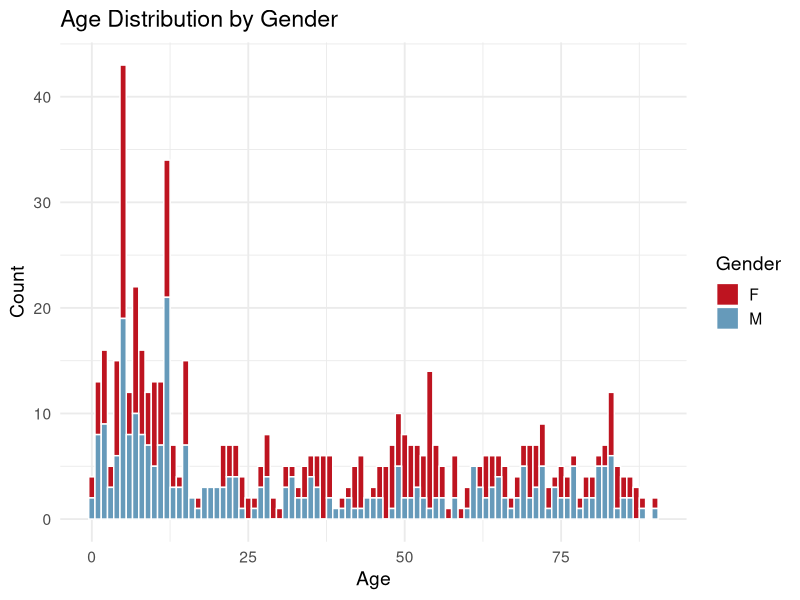
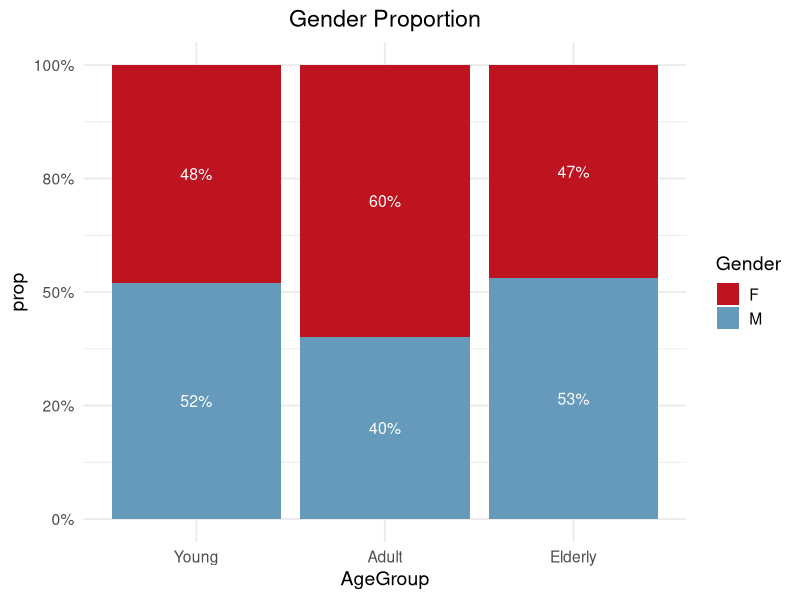
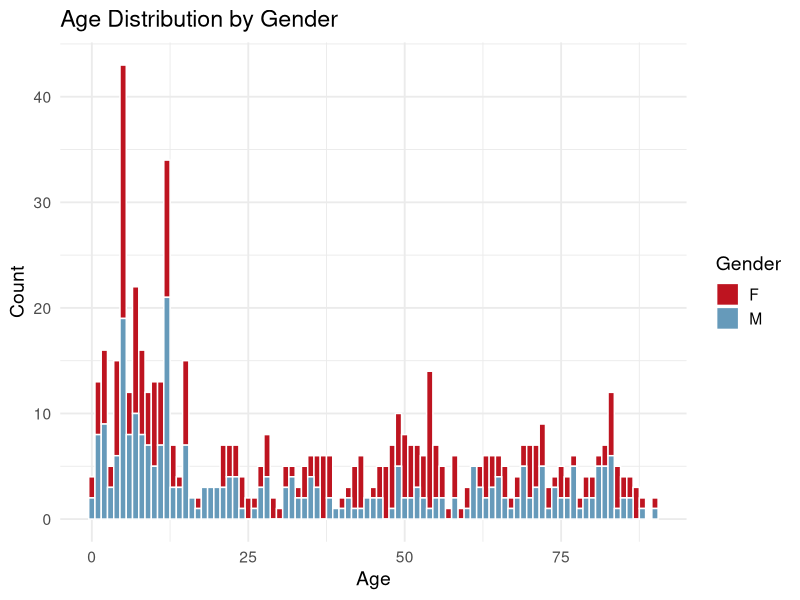
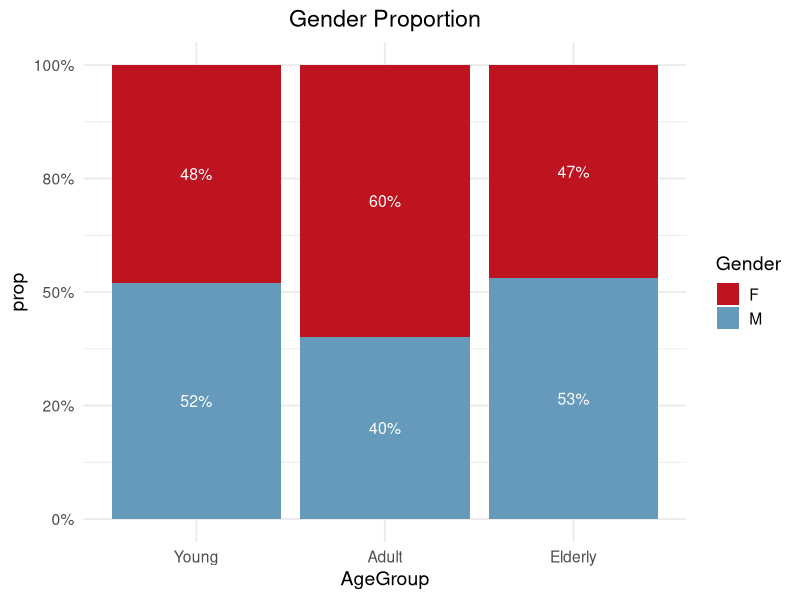

These figures' R source, in order: (Note: this script raises an error after producing the figures.)
# R包
library(readxl)
library(ggplot2)
library(dplyr)
library(scales)
library(tidyr)
library(ggpubr)
library(pheatmap)
library(reshape2)
library(VIM)

# Sample导入 ----
Sample <- read_excel("01_rawdata/Sample.xlsx")
View(Sample)
Sample <- data.frame(Sample)

# 统计分析 ----
## 年龄分布展示----


ggplot(Sample, aes(x = Age, fill = Gender)) +
  geom_histogram(binwidth = 1, position = "stack", color = "white") +
  scale_fill_manual(values = c("M" = "#669aba", "F" = "#be1420")) +
  labs(title = "Age Distribution by Gender",
       x = "Age", y = "Count", fill = "Gender") +
  theme_minimal(base_size = 14)
ggsave("Age Distribution by Gender.pdf",
       width = 8, height = 6, dpi = 300, bg = "white")

## 男女比例 ----
# 计算每组比例
plot_data <- Sample %>%
  group_by(AgeGroup, Gender) %>%
  summarise(n = n(), .groups = "drop") %>%
  group_by(AgeGroup) %>%
  mutate(prop = n / sum(n),
         label = percent(prop, accuracy = 1))  # 百分比标签

# 画图
setwd("./04_figure/")
AgeGroup_order <- c("Young", "Adult", "Elderly")
plot_data$AgeGroup <- factor(plot_data$AgeGroup, levels = AgeGroup_order)

ggplot(plot_data, aes(x = AgeGroup, y = prop, fill = Gender)) +
  geom_bar(stat = "identity", position = "stack") +
  geom_text(aes(label = label),
            position = position_stack(vjust = 0.5), size = 4, color = "white") +
  scale_y_continuous(labels = scales::percent_format(accuracy = 10)) +
  scale_fill_manual(values = c("M" = "#669aba", "F" = "#be1420")) + 
  ggtitle("Gender Proportion") +
  theme_minimal(base_size = 14) +
  theme(legend.position = "right",
        plot.title = element_text(hjust = 0.5))
ggsave("SexRatio_by_AgeGroup.pdf",
       width = 6, height = 8, dpi = 300, bg = "white")




## 各亚组血常规指标 ----
blood_vars <- c("WBC", "NEU_count", "LYM_count", "MONO_count", "EOS_count", "BASO_count", 
                "NEU_percent", "LYM_percent", "MONO_percent", "EOS_percent", "BASO_percent",
                "RBC", "HGB", "HCT", "PLT")
### 统计描述（均值、标准差、中位数、IQR）----
desc_stats <- Sample %>%
  group_by(SubGroup) %>%
  summarise(across(all_of(blood_vars), list(mean = ~mean(.x, na.rm=TRUE),
                                            sd = ~sd(.x, na.rm=TRUE),
                                            median = ~median(.x, na.rm=TRUE),
                                            IQR = ~IQR(.x, na.rm=TRUE))))
print(desc_stats)

long_data <- Sample %>%
  select(SubGroup, all_of(blood_vars)) %>%
  pivot_longer(cols = -SubGroup, names_to = "Indicator", values_to = "Value")

# 先定义因子顺序
subgroup_levels <- c("Young_1", "Young_2", "Young_3", "Young_4",
                     "Adult_1", "Adult_2", "Adult_3", "Adult_4",
                     "Elderly_1", "Elderly_2", "Elderly_3")

# 在 long_data 中设置 SubGroup 为因子并指定顺序
long_data$SubGroup <- factor(long_data$SubGroup, levels = subgroup_levels)


ggplot(long_data, aes(x = SubGroup, y = Value, fill = SubGroup)) +
  geom_boxplot(outlier.shape = NA) +
  geom_jitter(width = 0.2, alpha = 0.4, size = 0.5) +
  facet_wrap(~ Indicator, scales = "free_y", ncol = 4) +
  theme_minimal(base_size = 12) +
  theme(axis.text.x = element_text(angle = 45, hjust = 1)) +
  labs(title = "Blood routine indicators distribution by SubGroup", x = "SubGroup", y = "Number")
ggsave("Blood routine indicators distribution by SubGroup.pdf",
       width = 12, height = 9, dpi = 300, bg = "white")

### 按AgeGroup统计最大值、最小值、均值
agegroup_stats <- Sample %>%
  group_by(AgeGroup) %>%
  summarise(across(all_of(blood_vars),
                   list(Min = ~min(.x, na.rm = TRUE),
                        Max = ~max(.x, na.rm = TRUE),
                        Mean = ~mean(.x, na.rm = TRUE)),
                   .names = "{.col}_{.fn}"))

### 按SubGroup统计最大值、最小值、均值
subgroup_stats <- Sample %>%
  group_by(SubGroup) %>%
  summarise(across(all_of(blood_vars),
                   list(Min = ~min(.x, na.rm = TRUE),
                        Max = ~max(.x, na.rm = TRUE),
                        Mean = ~mean(.x, na.rm = TRUE)),
                   .names = "{.col}_{.fn}"))
setwd("../03_result/")
write.xlsx(agegroup_stats, "AgeGroup_Blood_Stats.xlsx")
write.xlsx(subgroup_stats, "SubGroup_Blood_Stats.xlsx")

# 组间差异检验
# 正态分布假设成立时用ANOVA
# 不满足正态用Kruskal-Wallis非参数检验
# WBC
# 检查正态性


# 批量检验
library(broom)

results <- lapply(blood_vars, function(var){
  formula <- as.formula(paste(var, "~ SubGroup"))
  res <- kruskal.test(formula, data = Sample)
  tidy(res)
})

results_df <- do.call(rbind, results)
results_df$variable <- blood_vars
print(results_df)

library(openxlsx)
setwd("../03_result/")
write.xlsx(results_df, "SubGroup_BloodRoutine_KW_results.xlsx")

# 可视化
# 可视化前先按 p 值排序
results_df_plot <- results_df %>%
  arrange(p.value) %>%
  mutate(Significant = ifelse(p.value < 0.05, "Yes", "No"),
         variable = factor(variable, levels = variable))  # 保持原顺序

ggplot(results_df_plot, aes(x = variable, y = p.value, fill = Significant)) +
  geom_col() +
  geom_hline(yintercept = 0.05, linetype = "dashed", color = "red") +
  scale_fill_manual(values = c("Yes" = "#d62728", "No" = "#1f77b4")) +
  coord_flip() +  # 横向展示，变量多时更清晰
  labs(title = "Kruskal-Wallis Test P-values by Indicator",
       x = "Indicator",
       y = "p-value",
       fill = "Significant (p < 0.05)") +
  theme_minimal(base_size = 13)

setwd("../04_figure/")

Sample$AgeTier <- factor(Sample$AgeTier, levels = c(
  "0-2", "3-6", "7-11", "12-17", "18-30", "31-40", "41-50", "51-59", "60-69", "70-79", "≥80"
))

Sample$AgeGroup <- factor(Sample$AgeGroup, levels = c(
  "Young", "Adult", "Elderly"
))


### WBC----
ggplot(Sample, aes(x = AgeGroup, y = WBC, fill = AgeGroup)) +
  geom_boxplot(outlier.shape = NA, alpha = 0.7) +
  geom_jitter(width = 0.2, alpha = 0.4, color = "black", size = 1) +
  labs(x = "AgeGroup", y = "WBC (10^9/L)", title = "WBC Distribution Across AgeGroup") +
  theme_minimal(base_size = 14) +
  theme(plot.title = element_text(hjust = 0.5)) +
  stat_compare_means(comparisons = list(
    c("Young", "Adult"),
    c("Young", "Elderly"),
    c("Adult", "Elderly")
  ),
  method = "wilcox.test", label = "p.signif")
ggsave("WBC Distribution Across AgeGroup.pdf",
       width = 8, height = 6, dpi = 300, bg = "white")



### NEU_count----
ggplot(Sample, aes(x = AgeTier, y = NEU_count, fill = AgeTier)) +
  geom_boxplot(outlier.shape = NA, alpha = 0.7) +
  geom_jitter(width = 0.2, alpha = 0.4, color = "black", size = 1) +
  labs(title = "NEU_count Distribution Across SubGroups",
       x = "Agetier", y = "NEU_count (10^9/L)") +
  ggtitle("NEU_count Distribution Across Agetier") +
  theme_minimal(base_size = 14) +
  theme(legend.position = "right",
        plot.title = element_text(hjust = 0.5))
ggsave("NEU_count Distribution Across AgeTier.pdf",
       width = 8, height = 6, dpi = 300, bg = "white")



ggplot(Sample, aes(x = AgeGroup, y = NEU_count, fill = AgeGroup)) +
  geom_boxplot(outlier.shape = NA, alpha = 0.7) +
  geom_jitter(width = 0.2, alpha = 0.4, color = "black", size = 1) +
  labs(x = "AgeGroup", y = "NEU_count (10^9/L)", title = "NEU_count Distribution Across AgeGroup") +
  theme_minimal(base_size = 14) +
  theme(plot.title = element_text(hjust = 0.5)) +
  stat_compare_means(comparisons = list(
    c("Young", "Adult"),
    c("Young", "Elderly"),
    c("Adult", "Elderly")
  ),
  method = "wilcox.test", label = "p.signif")
ggsave("NEU_count Distribution Across AgeGroup.pdf",
       width = 8, height = 6, dpi = 300, bg = "white")

### RBC----
ggplot(Sample, aes(x = AgeGroup, y = RBC, fill = AgeGroup)) +
  geom_boxplot(outlier.shape = NA, alpha = 0.7) +
  geom_jitter(width = 0.2, alpha = 0.4, color = "black", size = 1) +
  labs(x = "AgeGroup", y = "RBC (10^12/L)", title = "RBC Distribution Across AgeGroup") +
  theme_minimal(base_size = 14) +
  theme(plot.title = element_text(hjust = 0.5)) +
  stat_compare_means(comparisons = list(
    c("Young", "Adult"),
    c("Young", "Elderly"),
    c("Adult", "Elderly")
  ),
  method = "wilcox.test", label = "p.signif")
ggsave("RBC Distribution Across AgeGroup.pdf",
       width = 8, height = 6, dpi = 300, bg = "white")

### LYM_count----
ggplot(Sample, aes(x = AgeGroup, y = LYM_count, fill = AgeGroup)) +
  geom_boxplot(outlier.shape = NA, alpha = 0.7) +
  geom_jitter(width = 0.2, alpha = 0.4, color = "black", size = 1) +
  labs(x = "AgeGroup", y = "LYM_count (10^9/L)", title = "LYM_count Distribution Across AgeGroup") +
  theme_minimal(base_size = 14) +
  theme(plot.title = element_text(hjust = 0.5)) +
  stat_compare_means(comparisons = list(
    c("Young", "Adult"),
    c("Young", "Elderly"),
    c("Adult", "Elderly")
  ),
  method = "wilcox.test", label = "p.signif")
ggsave("LYM_count Distribution Across AgeGroup.pdf",
       width = 8, height = 6, dpi = 300, bg = "white")

### MONO_count----
ggplot(Sample, aes(x = AgeGroup, y = MONO_count, fill = AgeGroup)) +
  geom_boxplot(outlier.shape = NA, alpha = 0.7) +
  geom_jitter(width = 0.2, alpha = 0.4, color = "black", size = 1) +
  labs(x = "AgeGroup", y = "MONO_count (10^9/L)", title = "MONO_count Distribution Across AgeGroup") +
  theme_minimal(base_size = 14) +
  theme(plot.title = element_text(hjust = 0.5)) +
  stat_compare_means(comparisons = list(
    c("Young", "Adult"),
    c("Young", "Elderly"),
    c("Adult", "Elderly")
  ),
  method = "wilcox.test", label = "p.signif")
ggsave("MONO_count Distribution Across AgeGroup.pdf",
       width = 8, height = 6, dpi = 300, bg = "white")

### EOS_count----
ggplot(Sample, aes(x = AgeGroup, y = EOS_count, fill = AgeGroup)) +
  geom_boxplot(outlier.shape = NA, alpha = 0.7) +
  geom_jitter(width = 0.2, alpha = 0.4, color = "black", size = 1) +
  labs(x = "AgeGroup", y = "EOS_count (10^9/L)", title = "EOS_count Distribution Across AgeGroup") +
  theme_minimal(base_size = 14) +
  theme(plot.title = element_text(hjust = 0.5)) +
  stat_compare_means(comparisons = list(
    c("Young", "Adult"),
    c("Young", "Elderly"),
    c("Adult", "Elderly")
  ),
  method = "wilcox.test", label = "p.signif")
ggsave("EOS_count Distribution Across AgeGroup.pdf",
       width = 8, height = 6, dpi = 300, bg = "white")

### BASO_count----
ggplot(Sample, aes(x = AgeGroup, y = BASO_count, fill = AgeGroup)) +
  geom_boxplot(outlier.shape = NA, alpha = 0.7) +
  geom_jitter(width = 0.2, alpha = 0.4, color = "black", size = 1) +
  labs(x = "AgeGroup", y = "BASO_count (10^9/L)", title = "BASO_count Distribution Across AgeGroup") +
  theme_minimal(base_size = 14) +
  theme(plot.title = element_text(hjust = 0.5)) +
  stat_compare_means(comparisons = list(
    c("Young", "Adult"),
    c("Young", "Elderly"),
    c("Adult", "Elderly")
  ),
  method = "wilcox.test", label = "p.signif")
ggsave("BASO_count Distribution Across AgeGroup.pdf",
       width = 8, height = 6, dpi = 300, bg = "white")

### NEU_percent----
ggplot(Sample, aes(x = AgeGroup, y = NEU_percent, fill = AgeGroup)) +
  geom_boxplot(outlier.shape = NA, alpha = 0.7) +
  geom_jitter(width = 0.2, alpha = 0.4, color = "black", size = 1) +
  labs(x = "AgeGroup", y = "NEU_percent (%)", title = "NEU_percent Distribution Across AgeGroup") +
  theme_minimal(base_size = 14) +
  theme(plot.title = element_text(hjust = 0.5)) +
  stat_compare_means(comparisons = list(
    c("Young", "Adult"),
    c("Young", "Elderly"),
    c("Adult", "Elderly")
  ),
  method = "wilcox.test", label = "p.signif")
ggsave("NEU_percent Distribution Across AgeGroup.pdf",
       width = 8, height = 6, dpi = 300, bg = "white")

### LYM_percent----
ggplot(Sample, aes(x = AgeGroup, y = LYM_percent, fill = AgeGroup)) +
  geom_boxplot(outlier.shape = NA, alpha = 0.7) +
  geom_jitter(width = 0.2, alpha = 0.4, color = "black", size = 1) +
  labs(x = "AgeGroup", y = "LYM_percent (%)", title = "LYM_percent Distribution Across AgeGroup") +
  theme_minimal(base_size = 14) +
  theme(plot.title = element_text(hjust = 0.5)) +
  stat_compare_means(comparisons = list(
    c("Young", "Adult"),
    c("Young", "Elderly"),
    c("Adult", "Elderly")
  ),
  method = "wilcox.test", label = "p.signif")
ggsave("LYM_percent Distribution Across AgeGroup.pdf",
       width = 8, height = 6, dpi = 300, bg = "white")

### MONO_percent----
ggplot(Sample, aes(x = AgeGroup, y = MONO_percent, fill = AgeGroup)) +
  geom_boxplot(outlier.shape = NA, alpha = 0.7) +
  geom_jitter(width = 0.2, alpha = 0.4, color = "black", size = 1) +
  labs(x = "AgeGroup", y = "MONO_percent (%)", title = "MONO_percent Distribution Across AgeGroup") +
  theme_minimal(base_size = 14) +
  theme(plot.title = element_text(hjust = 0.5)) +
  stat_compare_means(comparisons = list(
    c("Young", "Adult"),
    c("Young", "Elderly"),
    c("Adult", "Elderly")
  ),
  method = "wilcox.test", label = "p.signif")
ggsave("MONO_percent Distribution Across AgeGroup.pdf",
       width = 8, height = 6, dpi = 300, bg = "white")

### EOS_percent----
ggplot(Sample, aes(x = AgeGroup, y = EOS_percent, fill = AgeGroup)) +
  geom_boxplot(outlier.shape = NA, alpha = 0.7) +
  geom_jitter(width = 0.2, alpha = 0.4, color = "black", size = 1) +
  labs(x = "AgeGroup", y = "EOS_percent (%)", title = "EOS_percent Distribution Across AgeGroup") +
  theme_minimal(base_size = 14) +
  theme(plot.title = element_text(hjust = 0.5)) +
  stat_compare_means(comparisons = list(
    c("Young", "Adult"),
    c("Young", "Elderly"),
    c("Adult", "Elderly")
  ),
  method = "wilcox.test", label = "p.signif")
ggsave("EOS_percent Distribution Across AgeGroup.pdf",
       width = 8, height = 6, dpi = 300, bg = "white")

### BASO_percent----
ggplot(Sample, aes(x = AgeGroup, y = BASO_percent, fill = AgeGroup)) +
  geom_boxplot(outlier.shape = NA, alpha = 0.7) +
  geom_jitter(width = 0.2, alpha = 0.4, color = "black", size = 1) +
  labs(x = "AgeGroup", y = "BASO_percent (%)", title = "BASO_percent Distribution Across AgeGroup") +
  theme_minimal(base_size = 14) +
  theme(plot.title = element_text(hjust = 0.5)) +
  stat_compare_means(comparisons = list(
    c("Young", "Adult"),
    c("Young", "Elderly"),
    c("Adult", "Elderly")
  ),
  method = "wilcox.test", label = "p.signif")
ggsave("BASO_percent Distribution Across AgeGroup.pdf",
       width = 8, height = 6, dpi = 300, bg = "white")

### HGB ----
ggplot(Sample, aes(x = AgeGroup, y = HGB, fill = AgeGroup)) +
  geom_boxplot(outlier.shape = NA, alpha = 0.7) +
  geom_jitter(width = 0.2, alpha = 0.4, color = "black", size = 1) +
  labs(x = "AgeGroup", y = "HGB (g/L)", title = "HGB Distribution Across AgeGroup") +
  theme_minimal(base_size = 14) +
  theme(plot.title = element_text(hjust = 0.5)) +
  stat_compare_means(comparisons = list(
    c("Young", "Adult"),
    c("Young", "Elderly"),
    c("Adult", "Elderly")
  ),
  method = "wilcox.test", label = "p.signif")
ggsave("HGB Distribution Across AgeGroup.pdf",
       width = 8, height = 6, dpi = 300, bg = "white")

### HCT----
ggplot(Sample, aes(x = AgeGroup, y = HCT, fill = AgeGroup)) +
  geom_boxplot(outlier.shape = NA, alpha = 0.7) +
  geom_jitter(width = 0.2, alpha = 0.4, color = "black", size = 1) +
  labs(x = "AgeGroup", y = "HCT (%)", title = "HCT Distribution Across AgeGroup") +
  theme_minimal(base_size = 14) +
  theme(plot.title = element_text(hjust = 0.5)) +
  stat_compare_means(comparisons = list(
    c("Young", "Adult"),
    c("Young", "Elderly"),
    c("Adult", "Elderly")
  ),
  method = "wilcox.test", label = "p.signif")
ggsave("HCT Distribution Across AgeGroup.pdf",
       width = 8, height = 6, dpi = 300, bg = "white")

### PLT----
ggplot(Sample, aes(x = AgeGroup, y = PLT, fill = AgeGroup)) +
  geom_boxplot(outlier.shape = NA, alpha = 0.7) +
  geom_jitter(width = 0.2, alpha = 0.4, color = "black", size = 1) +
  labs(x = "AgeGroup", y = "PLT (10^9/L)", title = "PLT Distribution Across AgeGroup") +
  theme_minimal(base_size = 14) +
  theme(plot.title = element_text(hjust = 0.5)) +
  stat_compare_means(comparisons = list(
    c("Young", "Adult"),
    c("Young", "Elderly"),
    c("Adult", "Elderly")
  ),
  method = "wilcox.test", label = "p.signif")
ggsave("PLT Distribution Across AgeGroup.pdf",
       width = 8, height = 6, dpi = 300, bg = "white")

## 血常规均值热图----
# 先计算平均值
avg_data <- Sample %>%
  group_by(AgeGroup) %>%
  summarise(across(all_of(blood_vars), ~ mean(.x, na.rm = TRUE)))

# 转置为矩阵，指标为行，AgeGroup 为列
# 重新生成 heat_matrix（行：指标，列：AgeGroup）
heat_matrix <- as.matrix(t(avg_data[, -1]))
colnames(heat_matrix) <- avg_data$AgeGroup
rownames(heat_matrix) <- colnames(avg_data)[-1]

# 对每一行做 z-score 标准化
heat_matrix_scaled <- t(scale(t(heat_matrix)))  # 行标准化

# 绘制热图（颜色更鲜明）

pheatmap(heat_matrix_scaled,
         cluster_rows = TRUE,
         cluster_cols = FALSE,
         color = colorRampPalette(c("#2166ac", "#f7f7f7", "#b2182b"))(100),
         main = "Z-score Normalized Blood Indicators",
         fontsize_row = 10,
         fontsize_col = 10)

## 身高、体重、吸烟、饮酒缺失值情况----
colSums(is.na(Sample[, c("Height.cm.", "Weight.kg.", "Smoke", "Drunk")]))
sapply(Sample[, c("Height.cm.", "Weight.kg.", "Smoke", "Drunk")], function(x) {
  sum(is.na(x)) / length(x)
})

# 选择关注的变量
vars <- c("Height.cm.", "Weight.kg.", "Smoke", "Drunk")

# 将所有列统一转为字符型
Sample_char <- Sample %>%
  mutate(across(all_of(vars), as.character))

# 创建缺失矩阵
missing_summary <- Sample_char %>%
  select(SubGroup, all_of(vars)) %>%
  pivot_longer(cols = all_of(vars), names_to = "Variable", values_to = "Value") %>%
  mutate(Missing = ifelse(is.na(Value) | Value == "", "Missing", "Not Missing")) %>%
  group_by(SubGroup, Variable, Missing) %>%
  summarise(Count = n(), .groups = "drop")

ggplot(missing_summary, aes(x = SubGroup, y = Count, fill = Missing)) +
  geom_bar(stat = "identity", position = "fill") +
  facet_wrap(~ Variable, ncol = 2) +
  scale_y_continuous(labels = scales::percent) +
  scale_fill_manual(values = c("Not Missing" = "#4CAF50", "Missing" = "#F44336")) +
  labs(title = "Missing Data Proportion by SubGroup",
       x = "SubGroup", y = "Proportion", fill = "Status") +
  theme_minimal(base_size = 13) +
  theme(axis.text.x = element_text(angle = 45, hjust = 1))
ggsave("NA in Height Weight Smoke Drunk.pdf",
       width = 8, height = 6, dpi = 300, bg = "white")
